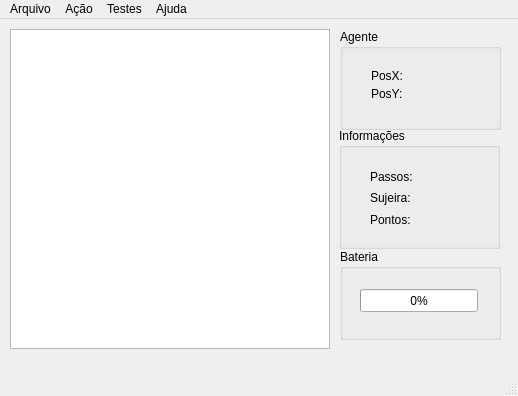
<?xml version="1.0" encoding="UTF-8"?>
<ui version="4.0">
 <author>Thiago Nascimento</author>
 <class>MainWindow</class>
 <widget class="QMainWindow" name="MainWindow">
  <property name="geometry">
   <rect>
    <x>0</x>
    <y>0</y>
    <width>518</width>
    <height>396</height>
   </rect>
  </property>
  <property name="windowTitle">
   <string>QAgentes Lógicos</string>
  </property>
  <property name="windowIcon">
   <iconset>
    <normaloff>resources/aspirador.png</normaloff>resources/aspirador.png</iconset>
  </property>
  <widget class="QWidget" name="centralWidget">
   <widget class="QGraphicsView" name="graphicsView">
    <property name="geometry">
     <rect>
      <x>10</x>
      <y>10</y>
      <width>320</width>
      <height>320</height>
     </rect>
    </property>
    <property name="resizeAnchor">
     <enum>QGraphicsView::AnchorViewCenter</enum>
    </property>
   </widget>
   <widget class="QGroupBox" name="groupBox">
    <property name="geometry">
     <rect>
      <x>340</x>
      <y>10</y>
      <width>161</width>
      <height>101</height>
     </rect>
    </property>
    <property name="title">
     <string>Agente</string>
    </property>
    <widget class="QWidget" name="verticalLayoutWidget">
     <property name="geometry">
      <rect>
       <x>20</x>
       <y>30</y>
       <width>141</width>
       <height>51</height>
      </rect>
     </property>
     <layout class="QVBoxLayout" name="verticalLayout">
      <item>
       <widget class="QLabel" name="labelAgentePosX">
        <property name="text">
         <string>PosX: </string>
        </property>
       </widget>
      </item>
      <item>
       <widget class="QLabel" name="labelAgentePosY">
        <property name="text">
         <string>PosY:</string>
        </property>
       </widget>
      </item>
     </layout>
    </widget>
   </widget>
   <widget class="QGroupBox" name="groupBox_2">
    <property name="geometry">
     <rect>
      <x>339</x>
      <y>109</y>
      <width>161</width>
      <height>121</height>
     </rect>
    </property>
    <property name="title">
     <string>Informações</string>
    </property>
    <widget class="QWidget" name="verticalLayoutWidget_2">
     <property name="geometry">
      <rect>
       <x>20</x>
       <y>30</y>
       <width>141</width>
       <height>80</height>
      </rect>
     </property>
     <layout class="QVBoxLayout" name="verticalLayout_2">
      <item>
       <widget class="QLabel" name="labelInfoPassos">
        <property name="toolTip">
         <string>Total de passos dados pelo agente</string>
        </property>
        <property name="text">
         <string>Passos:</string>
        </property>
       </widget>
      </item>
      <item>
       <widget class="QLabel" name="labelInfoSujeira">
        <property name="toolTip">
         <string>Número de salas limpa</string>
        </property>
        <property name="whatsThis">
         <string>oi</string>
        </property>
        <property name="text">
         <string>Sujeira:</string>
        </property>
       </widget>
      </item>
      <item>
       <widget class="QLabel" name="labelInfoPontos">
        <property name="toolTip">
         <string>Pontuação Geral do agente</string>
        </property>
        <property name="text">
         <string>Pontos:</string>
        </property>
       </widget>
      </item>
     </layout>
    </widget>
   </widget>
   <widget class="QGroupBox" name="groupBox_3">
    <property name="geometry">
     <rect>
      <x>340</x>
      <y>230</y>
      <width>161</width>
      <height>91</height>
     </rect>
    </property>
    <property name="title">
     <string>Bateria</string>
    </property>
    <widget class="QProgressBar" name="pbBateriaAgente">
     <property name="geometry">
      <rect>
       <x>20</x>
       <y>40</y>
       <width>118</width>
       <height>23</height>
      </rect>
     </property>
     <property name="value">
      <number>0</number>
     </property>
    </widget>
   </widget>
  </widget>
  <widget class="QMenuBar" name="menuBar">
   <property name="geometry">
    <rect>
     <x>0</x>
     <y>0</y>
     <width>518</width>
     <height>29</height>
    </rect>
   </property>
   <widget class="QMenu" name="menuAjuda">
    <property name="title">
     <string>Ajuda</string>
    </property>
    <addaction name="actionSobre"/>
    <addaction name="actionSobre_Qt"/>
   </widget>
   <widget class="QMenu" name="menuArquivo">
    <property name="title">
     <string>Arquivo</string>
    </property>
    <widget class="QMenu" name="menuNovo">
     <property name="title">
      <string>Novo</string>
     </property>
     <addaction name="actionNovoAmbiente"/>
     <addaction name="separator"/>
     <addaction name="actionNovoAgenteSimples"/>
     <addaction name="actionNovoAgenteMemoriaAnterior"/>
     <addaction name="actionNovoAgenteMemoria"/>
     <addaction name="actionNovoAgenteGuloso"/>
     <addaction name="actionNovoAgenteInteligente"/>
    </widget>
    <addaction name="menuNovo"/>
    <addaction name="separator"/>
    <addaction name="actionSair"/>
   </widget>
   <widget class="QMenu" name="menuTestes">
    <property name="title">
     <string>Testes</string>
    </property>
    <addaction name="actionExecutarTestes"/>
   </widget>
   <widget class="QMenu" name="menuExecutar">
    <property name="title">
     <string>Ação</string>
    </property>
    <addaction name="actionExecutar"/>
    <addaction name="actionParar"/>
    <addaction name="separator"/>
    <addaction name="actionResetar"/>
   </widget>
   <addaction name="menuArquivo"/>
   <addaction name="menuExecutar"/>
   <addaction name="menuTestes"/>
   <addaction name="menuAjuda"/>
  </widget>
  <widget class="QStatusBar" name="statusBar"/>
  <action name="actionSobre">
   <property name="text">
    <string>Sobre</string>
   </property>
  </action>
  <action name="actionSair">
   <property name="text">
    <string>Sair</string>
   </property>
  </action>
  <action name="actionSobre_Qt">
   <property name="text">
    <string>Sobre Qt</string>
   </property>
  </action>
  <action name="actionNovoAmbiente">
   <property name="text">
    <string>Ambiente</string>
   </property>
  </action>
  <action name="actionNovoAgenteSimples">
   <property name="text">
    <string>Agente Simples</string>
   </property>
  </action>
  <action name="actionExecutar">
   <property name="text">
    <string>Executar</string>
   </property>
   <property name="statusTip">
    <string>Disparar agente!</string>
   </property>
   <property name="shortcut">
    <string>F5</string>
   </property>
   <property name="iconVisibleInMenu">
    <bool>false</bool>
   </property>
  </action>
  <action name="actionParar">
   <property name="text">
    <string>Parar</string>
   </property>
  </action>
  <action name="actionResetar">
   <property name="text">
    <string>Resetar</string>
   </property>
  </action>
  <action name="actionNovoAgenteMemoriaAnterior">
   <property name="text">
    <string>Agente Com Memória Anterior</string>
   </property>
  </action>
  <action name="actionNovoAgenteMemoria">
   <property name="text">
    <string>Agente com Memória Completa</string>
   </property>
  </action>
  <action name="actionNovoAgenteGuloso">
   <property name="text">
    <string>Agente Guloso</string>
   </property>
  </action>
  <action name="actionNovoAgenteInteligente">
   <property name="text">
    <string>Agente Inteligente</string>
   </property>
  </action>
  <action name="actionExecutarTestes">
   <property name="text">
    <string>Executar</string>
   </property>
  </action>
 </widget>
 <layoutdefault spacing="6" margin="11"/>
 <resources/>
 <connections>
  <connection>
   <sender>actionSair</sender>
   <signal>triggered()</signal>
   <receiver>MainWindow</receiver>
   <slot>close()</slot>
   <hints>
    <hint type="sourcelabel">
     <x>-1</x>
     <y>-1</y>
    </hint>
    <hint type="destinationlabel">
     <x>199</x>
     <y>149</y>
    </hint>
   </hints>
  </connection>
 </connections>
 <slots>
  <signal>signal1()</signal>
  <slot>aboutQt()</slot>
 </slots>
</ui>
